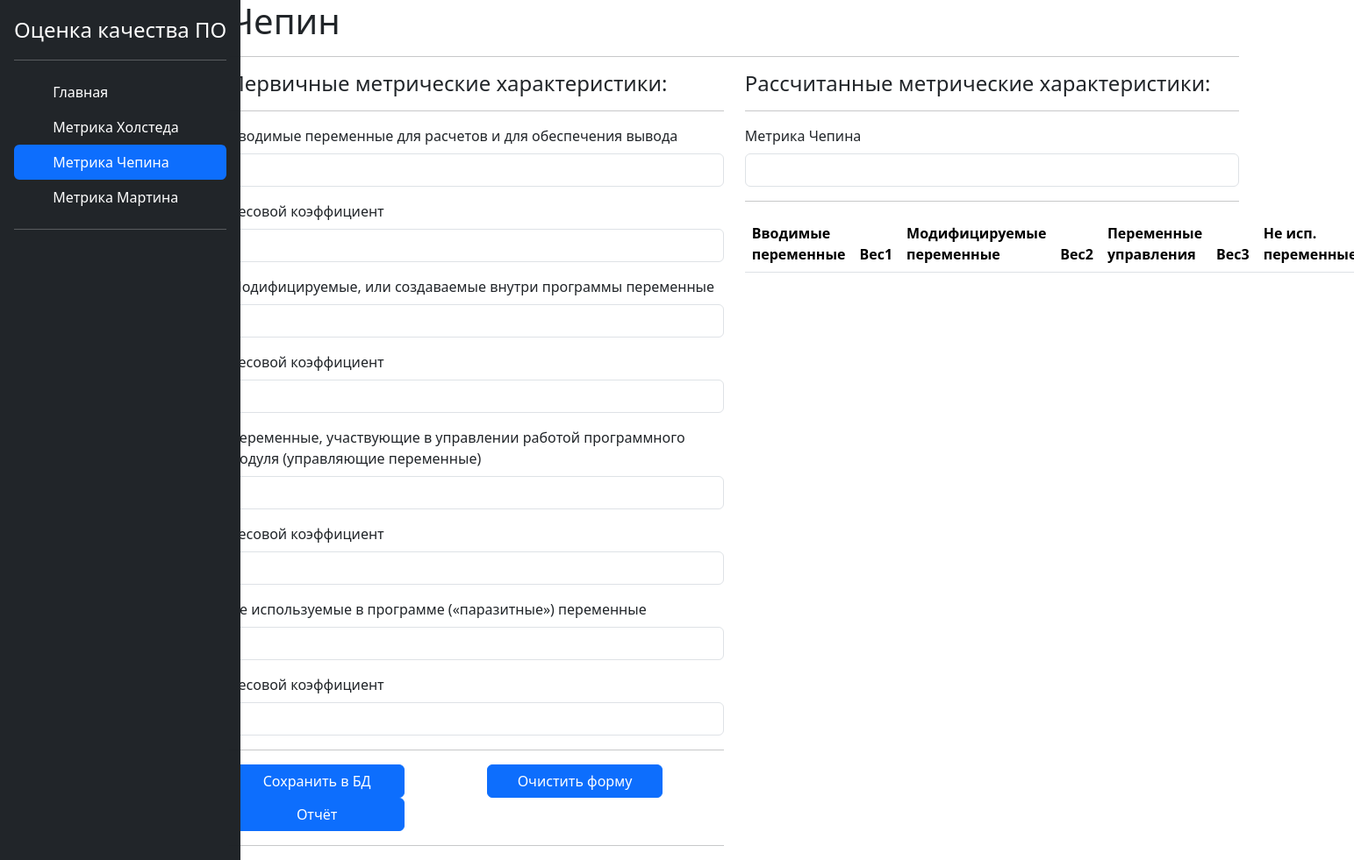
The app's page /chepin/, older data.
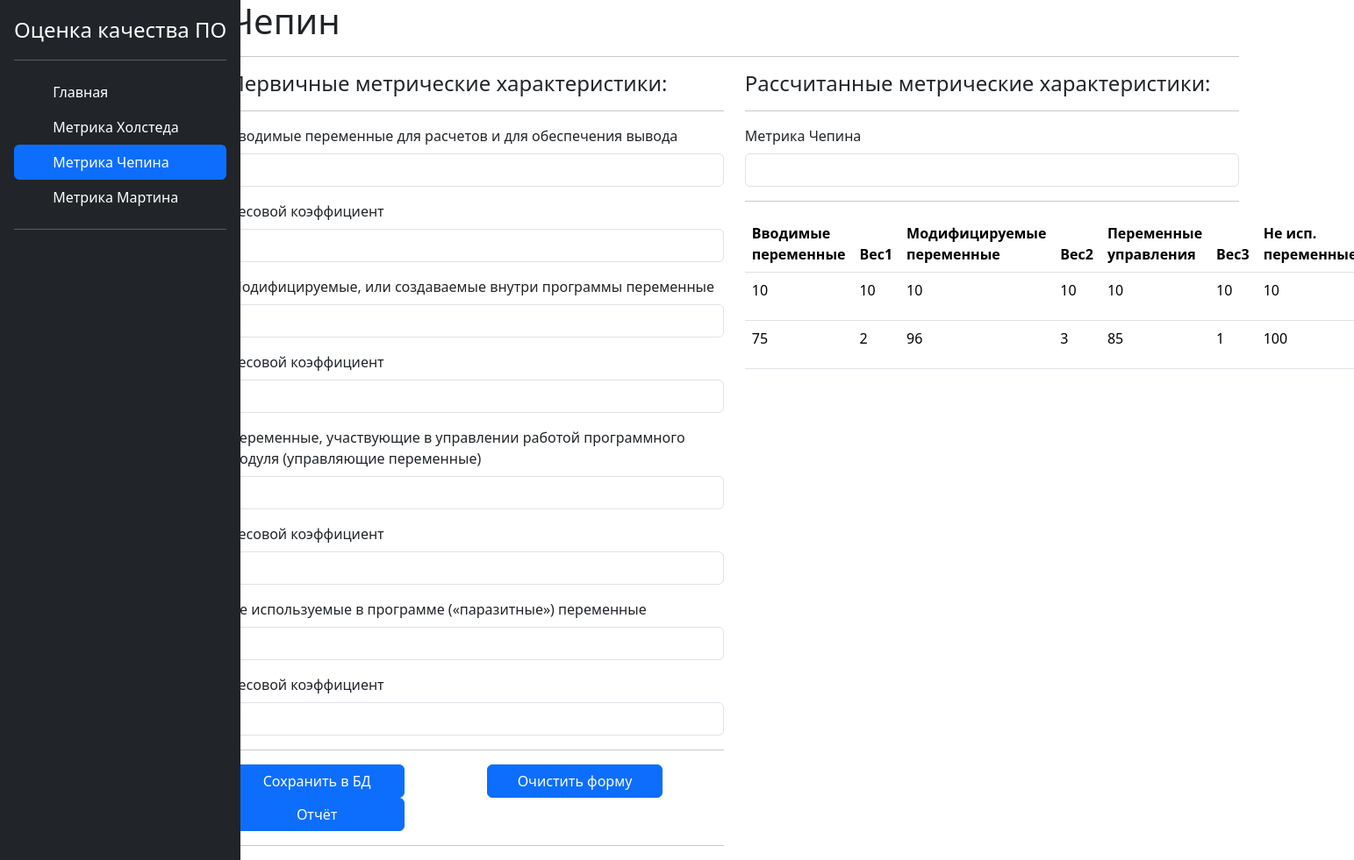
The same page, newer data.
### chepin/models.py (models this page shows)
class ChepinParam(models.Model):
    param1 = models.IntegerField(verbose_name='Вводимые переменные для расчетов и для обеспечения вывода')
    param2 = models.IntegerField(verbose_name='Весовой коэффициент 1')
    param3 = models.IntegerField(verbose_name='Модифицируемые, или создаваемые внутри программы переменные')
    param4 = models.IntegerField(verbose_name='Весовой коэффициент 2')
    param5 = models.IntegerField(verbose_name='Переменные, участвующие в управлении работой программного модуля')
    param6 = models.IntegerField(verbose_name='Весовой коэффициент 3')
    param7 = models.IntegerField(verbose_name='Не используемые в программе («паразитные») переменные')
    param8 = models.IntegerField(verbose_name='Весовой коэффициент 4')

### chepin/views.py (the view, shortened to what this page needs)
# urls.py: path('', views.index, name='chepin'),
def index(request):
    context = {"title": 'Чепин',
               "my_param": ChepinParam.objects.all(),}
    return render(request, 'chepin.html', {'context': context, })

### chepin/templates/chepin.html (shortened to what this page needs)
{% extends 'base.html' %}
{% load static %}
{% block content %}
<h1> {{context.title}} </h1>
<hr>
<div class="row">
    <div class="col-6">
        <h4> Первичные метрические характеристики: </h4>
        <hr>
        <form action='' id="param1" method="POST">
            <div class="col">
                <div class="mb-3">
                    <label class="form-label">Вводимые переменные для расчетов и для обеспечения вывода</label>
                    <input class="form-control" id='P' name="Вводимые переменные" onchange="calculate()">
                </div>
                <div class="mb-3">
                    <label class="form-label">Весовой коэффициент</label>
                    <input class="form-control" id='PWeight' name="Весовой коэффициент P" onchange="calculate()">
                </div>
                <div class="mb-3">
                    <label class="form-label">Модифицируемые, или создаваемые внутри программы переменные</label>
                    <input class="form-control" id='M' name="Модифицируемые переменные" onchange="calculate()">
                </div>
                <div class="mb-3">
                    <label class="form-label">Весовой коэффициент</label>
                    <input class="form-control" id='MWeight' name="Весовой коэффициент M" onchange="calculate()">
                </div>
                <div class="mb-3">
                    <label class="form-label">Переменные, участвующие в управлении работой программного модуля (управляющие переменные)</label>
                    <input class="form-control" id='C' name="Переменные, уч. в управлении" onchange="calculate()">
                </div>
                <div class="mb-3">
                    <label class="form-label">Весовой коэффициент</label>
                    <input class="form-control" id='CWeight' name="Весовой коэффициент С" onchange="calculate()">
                </div>
                <div class="mb-3">
                    <label class="form-label">Не используемые в программе («паразитные») переменные</label>
                    <input class="form-control" id='T' name="Не используемые переменные" onchange="calculate()">
                </div>
                <div class="mb-3">
                    <label class="form-label">Весовой коэффициент</label>
                    <input class="form-control" id='TWeight' name="Весовой коэффициент T" onchange="calculate()">
                </div>
                <hr>
                <div class="row justify-content-md-center">
                    <div class="col">
                        <button class='btn btn-primary' type="submit" style="width: 200px">Сохранить в БД</button>
                    </div>
                    <div class="col">
                        <button class='btn btn-primary' type="button" style="width: 200px" onclick="location.reload();">Очистить форму</button>
                    </div>
                    <div class="col">
                        <button class='btn btn-primary' type="button" style="width: 200px" onclick="get_pdf()">Отчёт</button>
                    </div>
                </div>
                <hr>
            </div>
        </form>
    </div>
    <div class="col-6">
        <h4> Рассчитанные метрические характеристики: </h4>
        <hr>
        <form id="param2">
            <div class="mb-3">
                <label class="form-label">Метрика Чепина</label>
                <input class="form-control" name="Метрика Чепина" id="Q" readonly>
            </div>
        </form>
        <hr>
        <table class="table">
            <thead>
            <tr>
                <th scope="col">Вводимые переменные</th>
                <th scope="col">Вес1</th>
                <th scope="col">Модифицируемые переменные</th>
                <th scope="col">Вес2</th>
                <th scope="col">Переменные управления</th>
                <th scope="col">Вес3</th>
                <th scope="col">Не исп. переменные</th>
            </tr>
            </thead>
            <tbody>
            {% for p in context.my_param %}
            <tr>
                <td>{{ p.param1 }}</td>
                <td>{{ p.param2 }}</td>
                <td>{{ p.param3 }}</td>
                <td>{{ p.param4 }}</td>
                <td>{{ p.param5 }}</td>
                <td>{{ p.param6 }}</td>
                <td>{{ p.param7 }}</td>
            </tr>
            {% endfor %}
            </tbody>
        </table>
    </div>
</div>
{% endblock %}

### templates/base.html (shortened to what this page needs)
<!DOCTYPE html>
<html lang="en">
<head>
    <link href="https://cdn.jsdelivr.net/npm/bootstrap@5.3.1/dist/css/bootstrap.min.css" rel="stylesheet">
</head>
<body>
<div class="row align-items-start">
    <div class="col-2">
        <div class="p-3 text-bg-dark" style="position: fixed;top: 0;left: 0;height: 100%;">
            <a href="/" class="d-flex align-items-center mb-3 mb-md-0 me-md-auto text-white text-decoration-none">
                <span class="fs-4">Оценка качества ПО</span>
            </a>
            <hr>
            <ul class="nav nav-pills flex-column mb-auto">
                <li class="nav-item"><a href="{% url 'cod_handler' %}" class="nav-link text-white {% if context.title == 'Главная' %} active {% endif %}" aria-current="page">
                    <svg class="bi pe-none me-2" width="16" height="16"></svg>
                    Главная</a>
                </li>
                <li><a href="{% url 'halstead' %}" class="nav-link text-white {% if context.title == 'Холстед' %} active {% endif %}">
                    <svg class="bi pe-none me-2" width="16" height="16"></svg>
                    Метрика Холстеда
                </a>
                </li>
                <li><a href="{% url 'chepin' %}" class="nav-link text-white {% if context.title == 'Чепин' %} active {% endif %}">
                    <svg class="bi pe-none me-2" width="16" height="16"></svg>
                    Метрика Чепина
                </a>
                </li>
                <li><a href="{% url 'martin' %}" class="nav-link text-white {% if context.title == 'Мартин' %} active {% endif %}">
                    <svg class="bi pe-none me-2" width="16" height="16"></svg>
                    Метрика Мартина
                </a>
                </li>
            </ul>
            <hr>
        </div>
    </div>
    <div class="col-9">
        {% block content %}
        {% endblock %}
    </div>
</div>
</body>
</html>

Row changes from the older to the newer data that the page shows:
added ChepinParam: param1 "10", param2 "10", param3 "10", param4 "10", param5 "10", param6 "10", param7 "10"
added ChepinParam: param1 "75", param2 "2", param3 "96", param4 "3", param5 "85", param6 "1", param7 "100"
